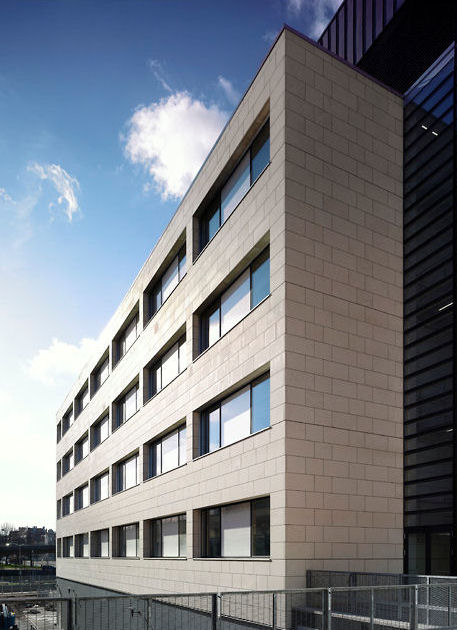
//> input picture src/utils/src/Terrain/OpenSURF/imgs/img1.jpg, 457 x 630 px
$ ./gamma ../Terrain/OpenSURF/imgs/img1.jpg out.png 0.5   (built with g++ and OpenCV 4)
//> lines starting //> are read from the running program, lines starting //| are printed output that depends on the picture
#ifndef GAMMA_CPP
#define GAMMA_CPP
#include <opencv2/opencv.hpp>

void correctGamma(const cv::Mat &src, cv::Mat &dst, double gamma ) {
    double inverse_gamma = 1.0 / gamma;

    cv::Mat lut_matrix(1, 256, CV_8UC1 );
    uchar * ptr = lut_matrix.ptr();
    for( int i = 0; i < 256; i++ )
        ptr[i] = (int)( pow( (double) i / 255.0, inverse_gamma ) * 255.0 );

    cv::LUT( src, lut_matrix, dst);
}


int main(int argc, char *argv[])
{
    if(argc < 4) {
        std::cerr << "Arguments : <input image> <output image>" << std::endl;
        return 1;
    }

    cv::Mat image = cv::imread(argv[1]);
//> image is the input picture: 630 rows x 457 cols, CV_8UC3; mean B, G, R 133.2, 126, 121.9
    if(image.empty()) {
        std::cerr << "Couldn't load image!" << std::endl;
        return 1;
    }

    double gamma = atof(argv[3]);
//> gamma = 0.5

    correctGamma(image, image, gamma);
//> in correctGamma, `double inverse_gamma = 1.0 / gamma;`: inverse_gamma = 2
//> after the loop in correctGamma, `for( int i = 0; i < 256; i++ )`: lut_matrix = 256 values from 0 to 255
//> in correctGamma, `cv::LUT( src, lut_matrix, dst);`:
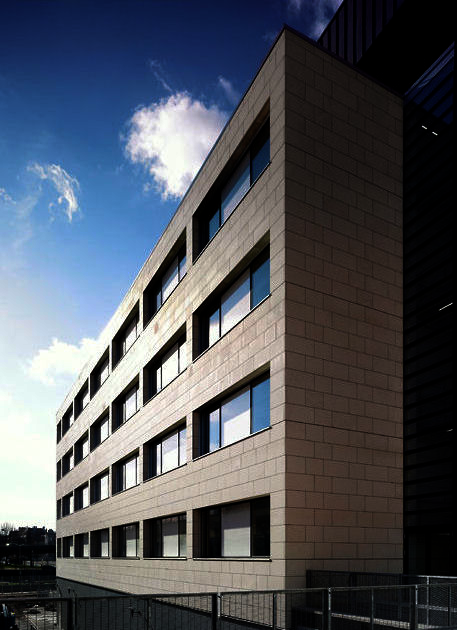
//> src: 630 rows x 457 cols, CV_8UC3; mean B, G, R 92, 83.8, 79.6
    if(cv::imwrite(argv[2], image))
        std::cout << "Congrats you now own a gamma corrected image!" << std::endl;

    return 0;
}

#endif // GAMMA_CPP

$ run again, on src/utils/src/Terrain/OpenSURF/imgs/sf.jpg
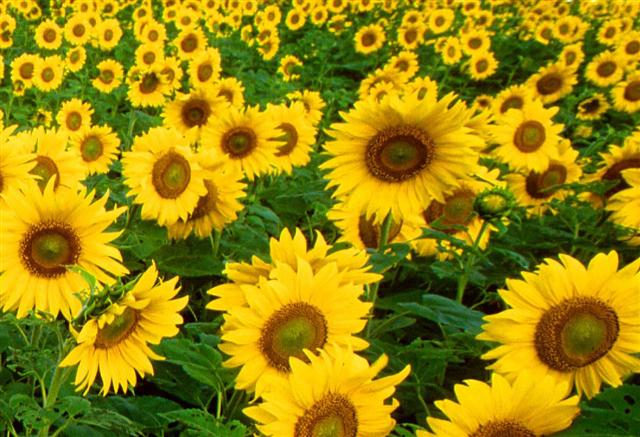
//> input picture src/utils/src/Terrain/OpenSURF/imgs/sf.jpg, 640 x 437 px
//> image is the input picture: 437 rows x 640 cols, CV_8UC3; mean B, G, R 11.4, 134.2, 152.2
//> gamma = 0.5
//> inverse_gamma = 2
//> after the loop in correctGamma, `for( int i = 0; i < 256; i++ )`: lut_matrix = 256 values from 0 to 255
//> in correctGamma, `cv::LUT( src, lut_matrix, dst);`:
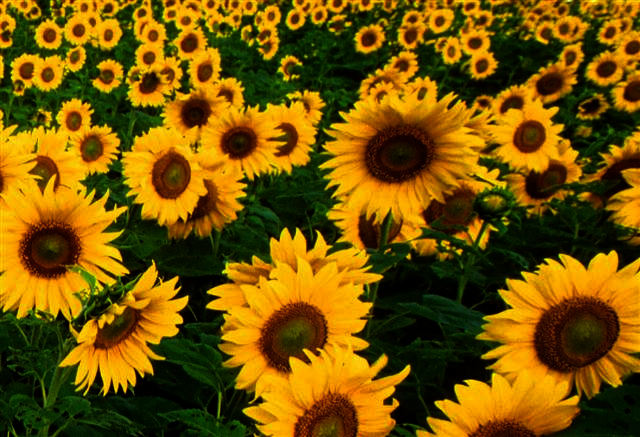
//> src: 437 rows x 640 cols, CV_8UC3; mean B, G, R 1, 84.7, 118.7
